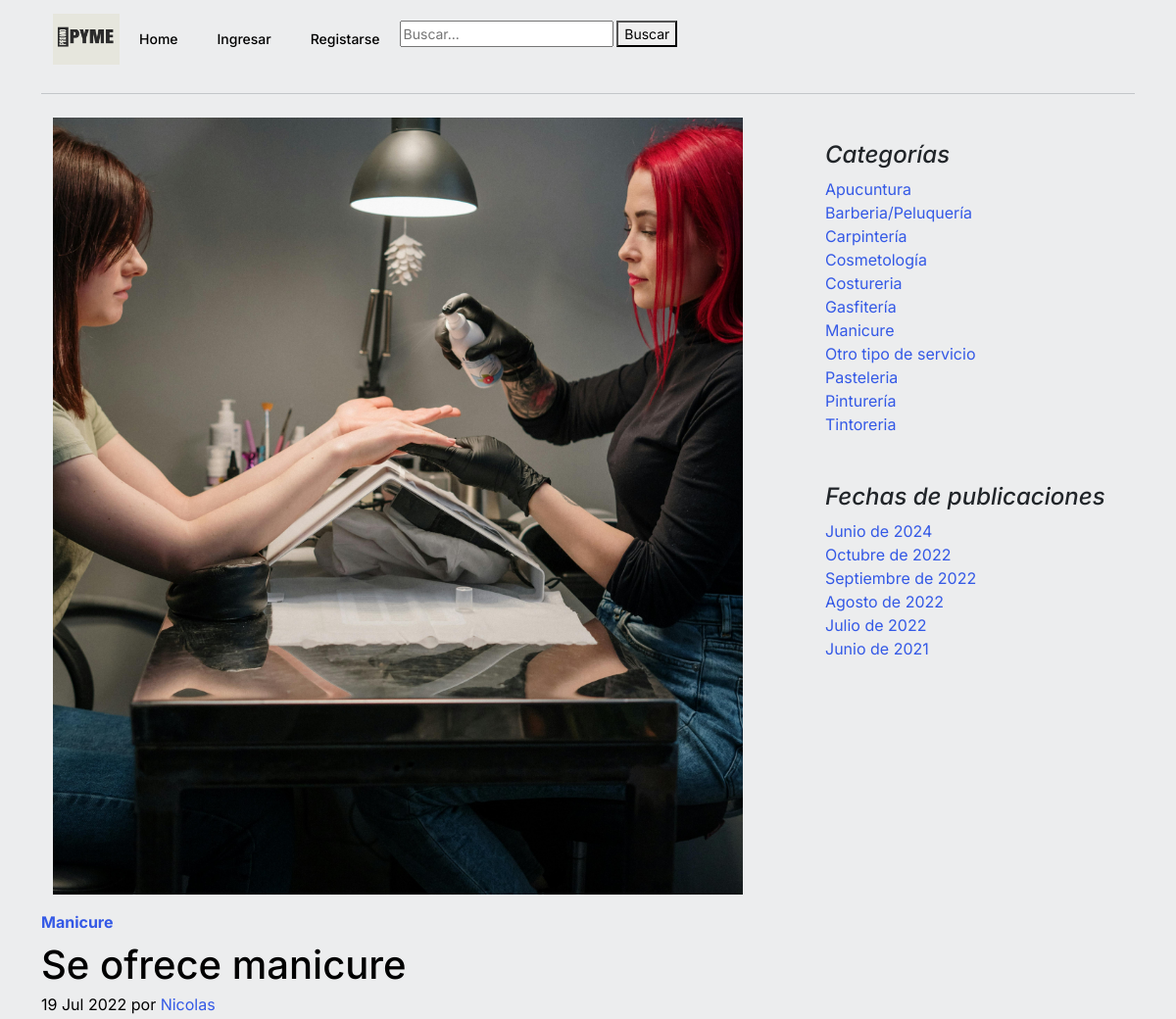
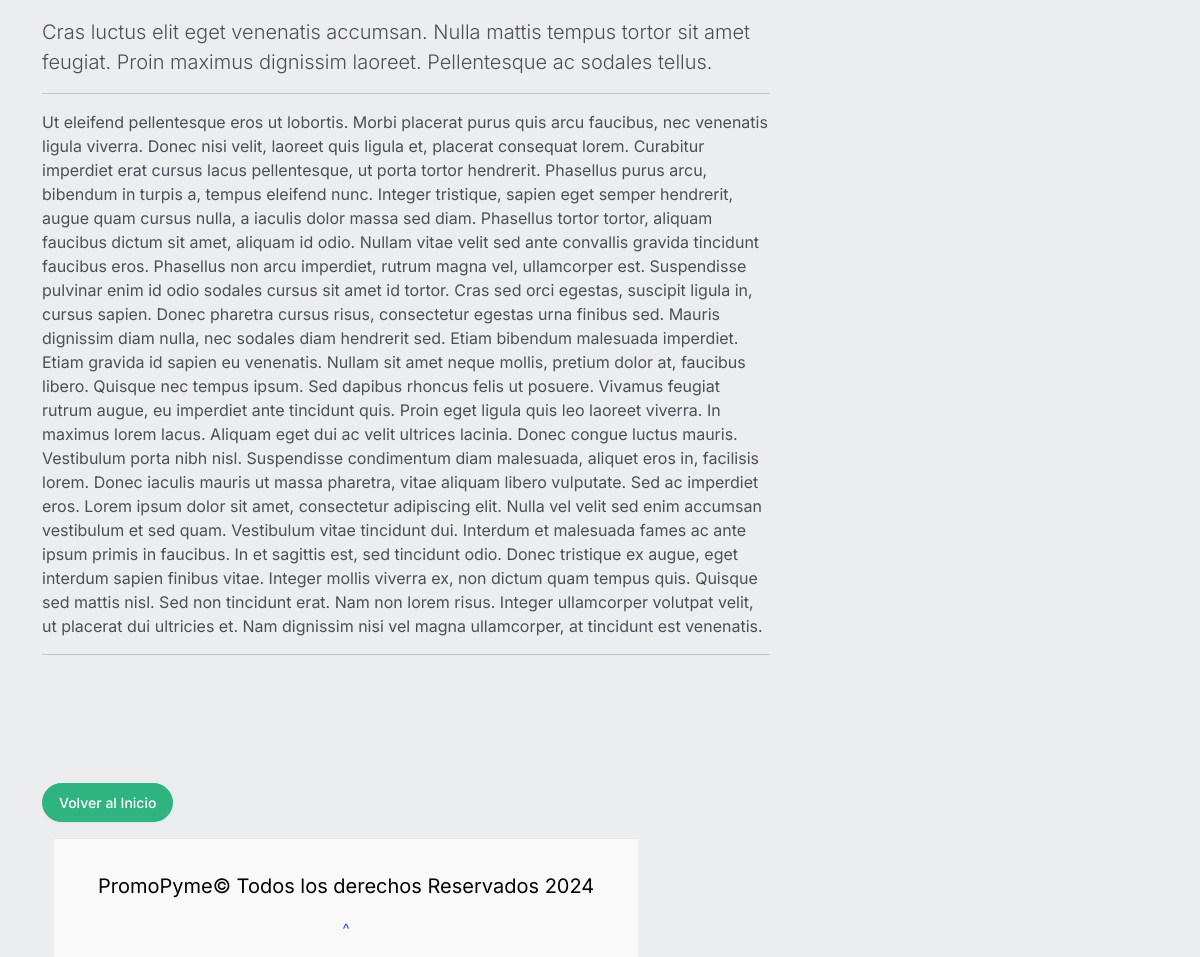
Screenshot of /post/2 with the database file from the repository (2 pictures, top to bottom).
### core/models.py (models this page shows, shortened)
class Post(models.Model):
	title = models.CharField(max_length=250, verbose_name='Título')
	excerpt = models.TextField(verbose_name='Bajada')
	content = RichTextField(verbose_name='Contenido')
	image = models.ImageField(upload_to='posts', null=False, blank=False, verbose_name='Imagen')
	published = models.BooleanField(default=False, verbose_name='Publicado')
	category = models.ForeignKey(Category, on_delete=models.CASCADE, related_name='get_posts', verbose_name='Categoría')
	author = models.ForeignKey(User, on_delete=models.CASCADE, related_name='get_posts', verbose_name='Autor')
	created = models.DateTimeField(auto_now_add=True, verbose_name='Fecha de creación')
	updated = models.DateTimeField(auto_now=True, verbose_name='Fecha de modificación')
	class Meta:
		verbose_name = 'Publicación'
		verbose_name_plural = 'Publicaciones'
		ordering = ['-created']

class Category (models.Model):
	name = models.CharField(max_length=200, unique=True, verbose_name='Nombre')
	active = models.BooleanField(default=True, verbose_name='Activo')
	created = models.DateTimeField(auto_now_add=True, verbose_name='Fecha de creación')
	updated = models.DateTimeField(auto_now=True, verbose_name='Fecha de modificación')
	class Meta:
		verbose_name = 'Categoría'
		verbose_name_plural = 'Categorías'
		ordering = ['name']
	def __str__(self):
		return self.name

### core/views.py (the view)
# urls.py: path('post/<pk>', PostDetailView.as_view() , name='post'),
class PostDetailView(DetailView):
    model = Post
    template_name = 'core/detail.html'

### core/processors.py (called while the page is built)
def ctx_dic_about(request):
	ctx_about = {}
	ctx_about['ABOUT'] = About.objects.latest('created')
	return ctx_about

def ctx_dic_category(request):
	ctx_category = {}
	ctx_category['categories'] = Category.objects.filter(active=True)
	return ctx_category

def ctx_dic_history(request):
	ctx_history = {}
	ctx_history['dates'] = Post.objects.dates('created', 'month', order='DESC').distinct()
	return ctx_history

def ctx_dic_link(request):
	ctx_link = {}
	links = Link.objects.all()
	for link in links:
		ctx_link[link.key] = {'url':link.url, 'icon':link.icon}
	return ctx_link

### core/templates/core/detail.html (shortened to what this page needs)
{% extends 'core/base.html' %}
{% load static %}
{% block content %}
<article class="blog-post">
    <div class="container">
        <div class="row">
            <div class="col-auto d-none d-lg-block">
                <img src={{ post.image.url }} class="imagen2 img-fluid" alt="">
            </div>
        </div>
    </div>
    <strong class="d-inline-block mb-2 mt-3 text-primary"><a href={% url 'category' %}?cat={{ post.category.id }}>{{ post.category }}</a></strong>
    <h2 class="blog-post-title mb-1">{{ post.title }}</h2>
    <p class="blog-post-meta">{{ post.created|date:"d M Y" }} por <a href={% url 'author' %}?aut={{ post.author.id }}>{{ post.author }}</a></p>
    <p class="lead my-3">{{ post.excerpt }}</p>
    <hr>
    <p>{{ post.content | safe }}</p>
    <hr>
    <br><br>
</article>
<div class="my-3">
    <a class="btn btn-success rounded-pill" href={% url 'home' %}>Volver al Inicio</a>
</div>
{% endblock %}

### core/templates/core/base.html (shortened to what this page needs)
<!doctype html>
<html lang="es">
<head>
    {% load static %}
    <link rel="stylesheet" href="https://cdn.jsdelivr.net/npm/bootstrap-icons@1.9.1/font/bootstrap-icons.css">
    <link rel="stylesheet" href="{% static 'core/css/style.css' %}">
    <link href="{% static 'core/css/blog.css' %}" rel="stylesheet">
    <link href="{% static 'core/css/bootstrap.min.css' %}" rel="stylesheet">
</head>
<body class="body">
  <div class="container">
    <header>
      <nav class="navbar navbar-expand-lg bg-body-tertiary">
        <div class="container-fluid">
          <div class ="contenedor_logo">
            <img class="logo" src="{% static 'core/img/PRomo (1).png' %}" alt="logo" style="width:68px;height:52px" >
          </div>
          <div class="collapse navbar-collapse" id="navbarSupportedContent">
            <ul class="navbar-nav me-auto mb-2 mb-lg-0">
              <li class="nav-item active">
                <a class="nav-link " aria-current="page" href='/'>Home</a>
              </li>
              {% if request.user.is_authenticated %}
                <li class="nav-item">
                  <a class="nav-link"  href={% url 'create' %}>Crear Post</a>
                </li>
                <li class="nav-item">
                  <a class="nav-link"  href={% url 'exit' %}>Salir</a>
                </li>
              <ul>
              {% include 'core/includes/submenu.html' %}
              </ul>
              {% else %}
              <li class="nav-item">
                <a class="nav-link" href={% url 'login' %}>Ingresar</a>
              </li>
              <li class="nav-item">
                <a class="nav-link" href={% url 'register' %}>Registarse</a>
              </li>
              {% endif %}
              <form method="GET" action="{% url 'buscar' %}">
                <input type="text" name="buscar" placeholder="Buscar..." value="{{request.GET.buscar}}">
                <button type="submit">Buscar</button>
            </form>
            </ul>
          </div>
        </div>
      </nav>
    </header>
    <hr>
    <div class="content-wrapper">
      <main class="flex-fill mt-2">
        <section class="row g-5 ">
          <div class="col-md-8">
              {% block content %}
              {% endblock %}
          </div>
        {% block aside %}
          <aside class="col-md-4" id="parent">
            <div class="position-sticky" style="top: 2rem;">
              <div class="p-4" id="child">
                <h4 class="fst-italic">Categorías</h4>
                <ol class="list-unstyled mb-0">
                  {% for item in categories %}
                    <li><a href={% url 'category' %}?cat={{ item.id }}>{{ item.name }}</a></li>
                  {% endfor %}
                </ol>
              </div>
              <div class="p-4">
                <h4 class="fst-italic">Fechas de publicaciones</h4>
                <ol class="list-unstyled mb-0">
                  {% for item in dates %}
                    <li>
                      {% if item.month == 6 %}<a href="{% url 'dates' item.month item.year %}">Junio de {{ item.year }}</a>{% endif %}
                      {% if item.month == 7 %}<a href="{% url 'dates' item.month item.year %}">Julio de {{ item.year }}</a>{% endif %}
                      {% if item.month == 8 %}<a href="{% url 'dates' item.month item.year %}">Agosto de {{ item.year }}</a>{% endif %}
                      {% if item.month == 9 %}<a href="{% url 'dates' item.month item.year %}">Septiembre de {{ item.year }}</a>{% endif %}
                      {% if item.month == 10 %}<a href="{% url 'dates' item.month item.year %}">Octubre de {{ item.year }}</a>{% endif %}
                    </li>
                  {% endfor %}
                </ol>
              </div>
            </div>
          </aside>
        {% endblock %}
        </section>
      </main>
    </div>
    <div class="container">
      <footer class="foot p-3 mt-auto blog-footer" >
        <div class="container">
          <p class="fs-5 px-3 pt-3"> PromoPyme&copy; Todos los derechos Reservados 2024</p>
          <p>
            <a href="#">^</a>
          </p>
        </footer>
    </div>
    </div>
</body>
</html>

### core/static/core/css/style.css (style rules this page uses)
.body { margin: 0; padding: 0; background:#ecedee; height: 100%; display: flex; flex-direction: column; }

### core/static/core/css/blog.css (style rules this page uses)
.blog-post { margin-bottom: 4rem; }
.blog-post-title { font-size: 2.5rem; color: #000000; }
.blog-post-meta { margin-bottom: 1.25rem; color: #000000; }
.blog-footer { padding: 2.5rem 0; color: #020202; text-align: center; background-color: #f9f9f9; border-top: .05rem solid #e5e5e5; float:bottom; flex-shrink: 0; position: absolute; }
.blog-footer p:last-child { margin-bottom: 0; float: bottom; }
.content-wrapper { flex: 1; display: flex; flex-direction: row; }
aside { flex: 0 0 250px; }

### core/templates/core/base.html (style rules this page uses)
a { text-decoration: none; }

### rows the page displays
Post: image (picture), category "Manicure", title "Se ofrece manicure", created "19 Jul 2022", author "Nicolas", excerpt "Cras luctus elit eget venenatis accumsan. Nulla mattis tempus tortor sit amet feugiat. Proin maximus dignissim laoreet. Pellentesque ac sodales tellus.", content "Ut eleifend pellentesque eros ut lobortis. Morbi placerat purus quis arcu faucibus, nec venenatis ligula viverra. Donec nisi velit, laoreet quis ligula et, placerat consequat lorem. Curabitur imperdiet erat cursus lacus pellentesque, ut porta tortor hendrerit. Phasellus purus arcu, bibendum in turpis a, tempus eleifend nunc. Integer tristique, sapien eget semper hendrerit, augue quam cursus nulla, a iaculis dolor massa sed diam. Phasellus tortor tortor, aliquam faucibus dictum sit amet, aliquam id odio. Nullam vitae velit sed ante convallis gravida tincidunt faucibus eros. Phasellus non arcu imperdiet, rutrum magna vel, ullamcorper est. Suspendisse pulvinar enim id odio sodales cursus sit…"
Category: name "Apucuntura"
Category: name "Barberia/Peluquería"
Category: name "Carpintería"
Category: name "Cosmetología"
Category: name "Costureria"
Category: name "Gasfitería"
Category: name "Manicure"
Category: name "Otro tipo de servicio"
Category: name "Pasteleria"
Category: name "Pinturería"
Category: name "Tintoreria"

### other values shown
{{ item.year }} "2024" "2021"
{{ item.year }} "2022"
